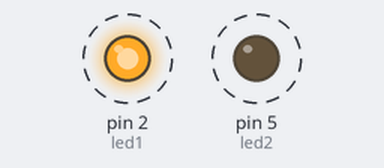
Bench run of a sketch on a simulated Arduino Uno, built with avr-gcc and run on an emulated ATmega328P. Parts: output pins drawn as LEDs (lit = HIGH). Dashed ring = blinking.

Above: at 0.5 s.
Timing chart, 0 to 4.6 s (numbered marks = the images above):
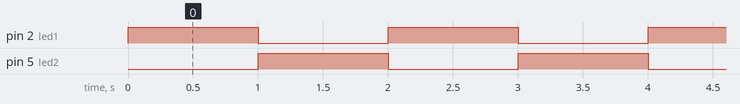

The sketch:

02-Night_Light.ino
```cpp
#define led1 2
#define led2 5

int state=HIGH;


void setup() {
  pinMode(led1, OUTPUT);
  pinMode(led2, OUTPUT);
}


void loop() {
  digitalWrite(led1, state);
  digitalWrite(led2, !state);
  delay(1000);
  state=!state;
}
```

Measured:
- by itself, pin 2 (led1), pin 5 (led2): alternates HIGH for 1.0 s and LOW for 1.0 s
